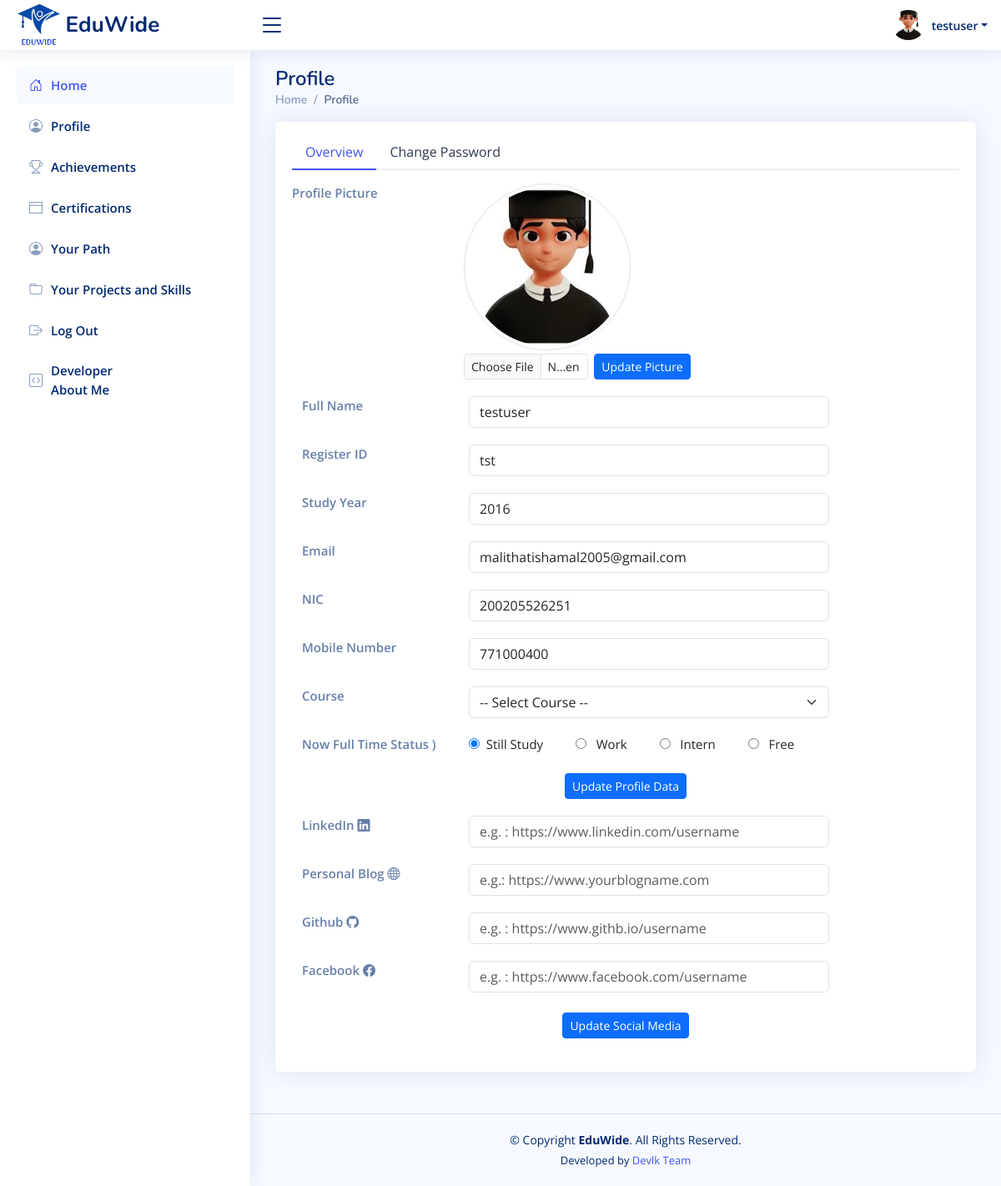
Screenshot of /oddstudents/user-profile.php (signed in) with the database file from the repository.
### tables this page shows
CREATE TABLE `former_students` (
  `id` int(11) NOT NULL,
  `username` varchar(255) NOT NULL,
  `reg_id` varchar(255) NOT NULL,
  `nic` varchar(20) NOT NULL,
  `email` varchar(255) NOT NULL,
  `profile_picture` varchar(255) DEFAULT 'uploads/profile_pictures/default.png',
  `mobile` varchar(15) NOT NULL,
  `study_year` int(11) NOT NULL,
  `nowstatus` enum('study','work','intern','free') NOT NULL,
  `facebook` varchar(200) NOT NULL,
  `github` varchar(200) NOT NULL,
  `blog` varchar(200) NOT NULL,
  `linkedin` varchar(200) NOT NULL,
  `password` varchar(255) NOT NULL,
  `status` varchar(20) NOT NULL DEFAULT 'pending',
  `created_at` timestamp NOT NULL DEFAULT current_timestamp(),
  `updated_at` timestamp NOT NULL DEFAULT current_timestamp() ON UPDATE current_timestamp()
);

### oddstudents/user-profile.php (the view, shortened to what this page needs)
<?php
require_once '../includes/db-conn.php';
$user_id = $_SESSION['former_student_id'];
$sql = "SELECT * FROM former_students WHERE id = ?";
$stmt = $conn->prepare($sql);
$stmt->bind_param("i", $user_id);
$stmt->execute();
$result = $stmt->get_result();
$user = $result->fetch_assoc();
$nowstatus = isset($user['nowstatus']) ? $user['nowstatus'] : '';
?>
<!DOCTYPE html>
<html lang="en">
<head>
    <?php include_once ("../includes/css-links-inc.php"); ?>
</head>
<body>
    <?php include_once ("../includes/header.php") ?>
    <?php include_once ("../includes/formers-sidebar.php") ?>
    <main id="main" class="main">
        <div class="pagetitle">
            <h1>Profile</h1>
            <nav>
                <ol class="breadcrumb">
                    <li class="breadcrumb-item"><a href="index.php">Home</a></li>
                    <li class="breadcrumb-item active">Profile</li>
                </ol>
            </nav>
        </div>
        <section class="section profile">
            <div class="row">
                <div class="">
                    <div class="card">
                        <div class="card-body pt-3">
                            <ul class="nav nav-tabs nav-tabs-bordered">
                                <li class="nav-item">
                                    <button class="nav-link active" data-bs-toggle="tab" data-bs-target="#profile-overview">Overview</button>
                                </li>
                                <li class="nav-item">
                                    <button class="nav-link" data-bs-toggle="tab" data-bs-target="#profile-change-password">Change Password</button>
                                </li>
                            </ul>
                            <div class="tab-content">
                                <div class="tab-pane fade show active profile-overview pt-3" id="profile-overview">
                                   <div class="row">
                                        <div class="col-lg-3 col-md-4 label">Profile Picture</div>
                                        <div class="col-lg-9 col-md-8">
                                            <?php
                                            echo "<img src='$profilePic?" . time() . "' alt='Profile Picture' class='img-thumbnail mb-1' style='width: 200px; height: 200px; border-radius:50%;'>";
                                            ?>
                                            <form action="update-profile-picture.php" method="POST" enctype="multipart/form-data">
                                                <div class="d-flex">
                                                    <input type="file" name="profile_picture" class="form-control form-control-sm w-25" accept="image/*" required>
                                                    <input type="submit" name="submit" value="Update Picture" class="btn btn-primary btn-sm">
                                                </div>
                                            </form>
                                        </div>
                                    </div>
                                    <div class="container">
                                        <form action="update-profile.php" method="POST">
                                            <div class="row">
                                                <div class="col-lg-3 col-md-4 label">Full Name</div>
                                                <div class="col-lg-9 col-md-8">
                                                    <input type="text" name="username" class="form-control w-75" value="<?php echo htmlspecialchars($user['username']); ?>" required>
                                                </div>
                                            </div>
                                            <div class="row">
                                                <div class="col-lg-3 col-md-4 label">Register ID</div>
                                                <div class="col-lg-9 col-md-8">
                                                    <input type="text" name="reg_id" class="form-control w-75" value="<?php echo htmlspecialchars($user['reg_id']); ?>" readonly>
                                                </div>
                                            </div>
                                            <div class="row">
                                                <div class="col-lg-3 col-md-4 label">Study Year</div>
                                                <div class="col-lg-9 col-md-8">
                                                    <input type="text" name="study_year" class="form-control w-75" value="<?php echo htmlspecialchars($user['study_year']); ?>" readonly>
                                                </div>
                                            </div>
                                            <div class="row mt-3">
                                                <div class="col-lg-3 col-md-4 label">Email</div>
                                                <div class="col-lg-9 col-md-8">
                                                    <input type="email" name="email" class="form-control w-75" value="<?php echo htmlspecialchars($user['email']); ?>" required>
                                                </div>
                                            </div>
                                            <div class="row mt-3">
                                                <div class="col-lg-3 col-md-4 label">NIC</div>
                                                <div class="col-lg-9 col-md-8">
                                                    <input type="text" name="nic" class="form-control w-75" value="<?php echo htmlspecialchars($user['nic']); ?>" >
                                                </div>
                                            </div>
                                            <div class="row mt-3">
                                                <div class="col-lg-3 col-md-4 label">Mobile Number</div>
                                                <div class="col-lg-9 col-md-8">
                                                    <input type="text" name="mobile" class="form-control w-75" value="<?php echo htmlspecialchars($user['mobile']); ?>">
                                                </div>
                                            </div>
                                            <div class="row mt-3">
    <div class="col-lg-3 col-md-4 label">Course</div>
    <div class="col-lg-9 col-md-8">
        <select name="course_id" class="form-select w-75" required>
            <option value="">-- Select Course --</option>
        </select>
    </div>
</div>
                                            <div class="row mt-3">
                                                <div class="col-lg-3 col-md-4 label">Now Full Time Status )</div>
                                                <div class="col-lg-9 col-md-8">
                                                    <input type="radio" name="nowstatus" value="study" id="study" <?php echo ($nowstatus == 'study') ? 'checked' : ''; ?>>&nbsp;&nbsp;Still Study
                                                    &nbsp;&nbsp;&nbsp;&nbsp;&nbsp;&nbsp;&nbsp;&nbsp;
                                                    <input type="radio" name="nowstatus" value="work" id="work" <?php echo ($nowstatus == 'work') ? 'checked' : ''; ?>> &nbsp;&nbsp;Work
                                                    &nbsp;&nbsp;&nbsp;&nbsp;&nbsp;&nbsp;&nbsp;&nbsp;
                                                    <input type="radio" name="nowstatus" value="intern" id="intern" <?php echo ($nowstatus == 'intern') ? 'checked' : ''; ?>> &nbsp;&nbsp;Intern
                                                    &nbsp;&nbsp;&nbsp;&nbsp;&nbsp;&nbsp;&nbsp;&nbsp;
                                                    <input type="radio" name="nowstatus" value="free" id="free" <?php echo ($nowstatus == 'free') ? 'checked' : ''; ?>> &nbsp;&nbsp;Free
                                                </div>
                                            </div>
                                            <div class="row mt-4">
                                                <div class="col-lg-12 text-center">
                                                    <input type="submit" name="submit" value="Update Profile Data" class="btn btn-primary btn-sm">
                                                </div>
                                            </div>
                                        </form>
                                    </div>
                                    <div class="container">
                                        <form action="update-socialmedia.php" method="POST">
                                            <div class="row">
                                                <div class="col-lg-3 col-md-4 label">LinkedIn <i class="bi bi-linkedin"></i></div>
                                                <div class="col-lg-9 col-md-8">
                                                    <input type="text" name="linkedin" class="form-control w-75" placeholder="e.g. : https://www.linkedin.com/username" value="<?php echo htmlspecialchars($user['linkedin']); ?>">
                                                </div>
                                            </div>
                                            <div class="row mt-3">
                                                <div class="col-lg-3 col-md-4 label">Personal Blog <i class="bi bi-globe"></i></div>
                                                <div class="col-lg-9 col-md-8">
                                                    <div class="d-flex">
                                                        <input type="test" name="blog" class="form-control w-75" placeholder="e.g.: https://www.yourblogname.com" value="<?php echo htmlspecialchars($user['blog']); ?>">
                                                    </div>
                                                </div>
                                            </div>
                                            <div class="row mt-3">
                                                <div class="col-lg-3 col-md-4 label">Github <i class="bi bi-github"></i></div>
                                                <div class="col-lg-9 col-md-8">
                                                    <input type="text" name="github" class="form-control w-75" placeholder="e.g. : https://www.githb.io/username" value="<?php echo htmlspecialchars($user['github']); ?>">
                                                </div>
                                            </div>
                                            <div class="row mt-3">
                                                <div class="col-lg-3 col-md-4 label">Facebook <i class="bi bi-facebook"></i></div>
                                                <div class="col-lg-9 col-md-8">
                                                    <input type="text" name="facebook" class="form-control w-75" placeholder="e.g. : https://www.facebook.com/username" value="<?php echo htmlspecialchars($user['facebook']); ?>">
                                                </div>
                                            </div>
                                            <div class="row mt-4">
                                                <div class="col-lg-12 text-center">
                                                    <input type="submit" name="submit" value="Update Social Media" class="btn btn-primary btn-sm">
                                                </div>
                                            </div>
                                        </form>
                                    </div>
                                </div>
                            </div>
                        </div>
                    </div>
                </div>
            </div>
        </section>
    </main>
    <?php include_once ("../includes/footer4.php") ?>
</body>
</html>

### includes/header.php (shortened to what this page needs)
<header id="header" class="header fixed-top d-flex align-items-center">
    <div class="d-flex align-items-center justify-content-between">
        <a href="" class="logo d-flex align-items-center">
            <img src="<?php echo $base_url; ?>assets/images/logos/eduwide-logo.png" alt="">
            <span class="d-none d-lg-block">EduWide</span>
        </a>
        <i class="bi bi-list toggle-sidebar-btn"></i>
    </div>
    <nav class="header-nav ms-auto">
        <ul class="d-flex align-items-center">
            <?php
                $profilePic = isset($user['profile_picture']) && $user['profile_picture'] ? $user['profile_picture'] : 'default.png';
            ?>
            <li class="nav-item dropdown pe-3">
                <a class="nav-link nav-profile d-flex align-items-center pe-0" href="#" data-bs-toggle="dropdown">
                   <img id="profilePicture" src="<?php echo $profilePic; ?>" alt="Profile Picture" class="rounded-circle" style="width: 40px !important; height: 40px !important; object-fit: cover;">
                    <span class="d-none d-md-block dropdown-toggle ps-2"><?php echo htmlspecialchars($user['username']); ?></span>
                </a>
            </li>
        </ul>
    </nav>
</header>

### assets/css/style.css (style rules this page uses)
:root { scroll-behavior: smooth; }
body { font-family: "Open Sans", sans-serif; background: #f6f9ff; color: #444444; }
a { color: #4154f1; text-decoration: none; }
h1, h2, h3, h4, h5, h6 { font-family: "Nunito", sans-serif; }
#main { margin-top: 60px; padding: 20px 30px; transition: all 0.3s; }
.pagetitle { margin-bottom: 10px; }
.pagetitle h1 { font-size: 24px; margin-bottom: 0; font-weight: 600; color: #012970; }
.card { margin-bottom: 30px; border: none; border-radius: 5px; box-shadow: 0px 0 30px rgba(1, 41, 112, 0.1); }
.card-body { padding: 0 20px 20px 20px; }
.breadcrumb { font-size: 14px; font-family: "Nunito", sans-serif; color: #899bbd; font-weight: 600; }
.breadcrumb a { color: #899bbd; transition: 0.3s; }
.breadcrumb .breadcrumb-item::before { color: #899bbd; }
.breadcrumb .active { color: #51678f; font-weight: 600; }
.nav-tabs-bordered { border-bottom: 2px solid #ebeef4; }
.nav-tabs-bordered .nav-link { margin-bottom: -2px; border: none; color: #2c384e; }
.nav-tabs-bordered .nav-link.active { background-color: #fff; color: #4154f1; border-bottom: 2px solid #4154f1; }
.logo { line-height: 1; }
@media (min-width: 1200px) { .logo { width: 280px; } }
.logo img { max-height: 50px; margin-right: 6px; }
.logo span { font-size: 26px; font-weight: 700; color: #012970; font-family: "Nunito", sans-serif; }
.header { transition: all 0.5s; z-index: 997; height: 60px; box-shadow: 0px 2px 20px rgba(1, 41, 112, 0.1); background-color: #fff; padding-left: 20px; }
.header .toggle-sidebar-btn { font-size: 32px; padding-left: 10px; cursor: pointer; color: #012970; }
.header-nav ul { list-style: none; }
.header-nav>ul { margin: 0; padding: 0; }
.header-nav .nav-profile { color: #012970; }
.header-nav .nav-profile img { max-height: 36px; }
.header-nav .nav-profile span { font-size: 14px; font-weight: 600; }
@media (min-width: 1200px) { #main, #footer { margin-left: 300px; } }
.profile .profile-overview .row { margin-bottom: 20px; font-size: 15px; }
.profile .profile-overview .label { font-weight: 600; color: rgba(1, 41, 112, 0.6); }

### rows the page displays
former_students: profile_picture (placeholder picture), username "testuser", reg_id "tst", study_year "2016", email "malithatishamal2005@gmail.com", nic "200205526251", mobile "771000400", nowstatus "☑"
